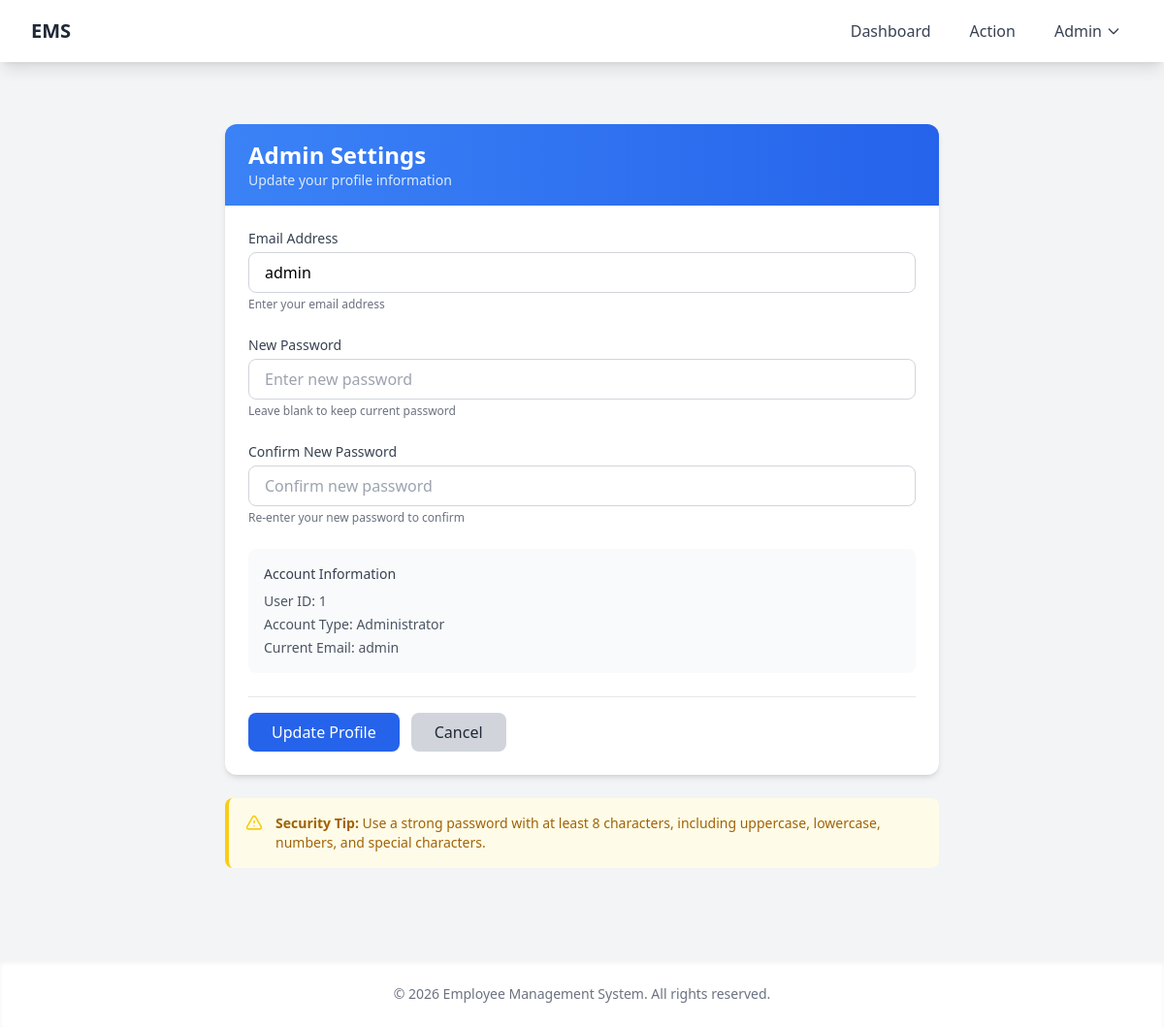
The page /setting on the database as committed earlier.
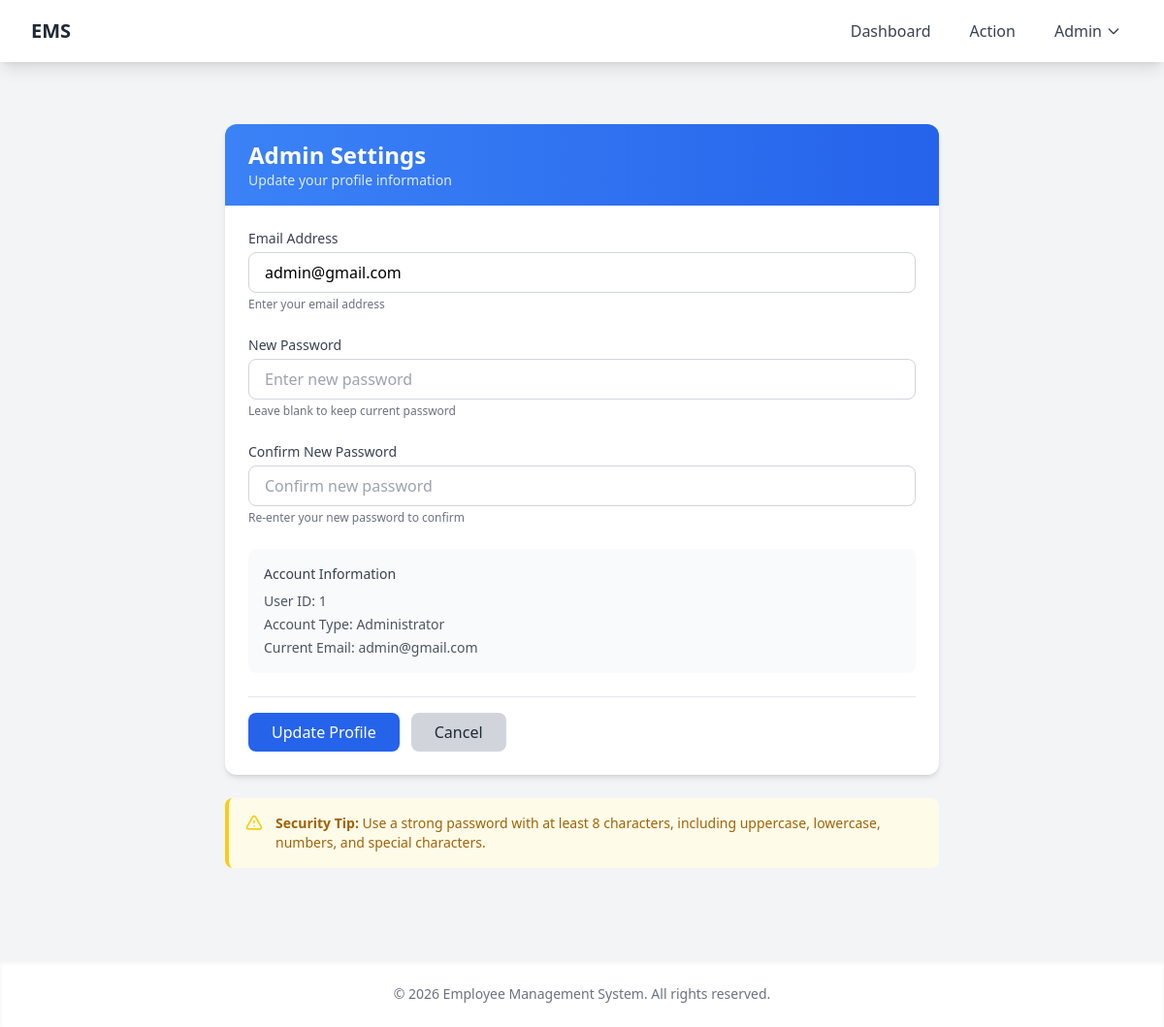
The same page on the database as committed later.
### models.py (models this page shows, shortened)
class User(UserMixin, Base):
    __tablename__ = "users"
    id = Column(Integer, primary_key=True, index=True)
    email = Column(String, index=True)
    password = Column(String, index=True)
    is_default_user = Column(Integer, index=True)

### app.py (the view, shortened to what this page needs)
@login_required
@app.route('/setting', methods=['GET', 'POST'])
def setting():
    user_info = db.query(User).filter_by(is_default_user=1).first()
    if not user_info:
        flash("User not found", "error")
        return redirect('/dashboard')
    return render_template('admin_profile.html', user_info=user_info)

### app.py (called while the page is built)
@app.context_processor
def inject_now():
    from datetime import datetime
    return {'now': datetime.now()}

### templates/admin_profile.html (shortened to what the changed rows need)
{% extends 'base.html' %}
{% block content %}
<div class="max-w-3xl mx-auto px-4 py-8">
    <div class="bg-white rounded-xl shadow-md overflow-hidden">
        <div class="bg-gradient-to-r from-blue-500 to-blue-600 px-6 py-4">
            <h1 class="text-2xl font-bold text-white">Admin Settings</h1>
        </div>
        <div class="p-6">
            <form method="POST" action="/setting" class="space-y-6">
                <div>
                    <label for="email" class="block text-sm font-medium text-gray-700 mb-1">Email Address</label>
                    <input type="email"
                           id="email"
                           name="email"
                           value="{{ user_info.email if user_info else '' }}"
                           required
                           class="w-full px-4 py-2 border border-gray-300 rounded-lg focus:outline-none focus:ring-2 focus:ring-blue-500 focus:border-transparent">
                    <p class="mt-1 text-xs text-gray-500">Enter your email address</p>
                </div>
                <div class="bg-gray-50 rounded-lg p-4">
                    <div class="space-y-1 text-sm text-gray-600">
                        <p><span class="font-medium">User ID:</span> {{ user_info.id if user_info else 'N/A' }}</p>
                        <p><span class="font-medium">Account Type:</span> Administrator</p>
                        <p><span class="font-medium">Current Email:</span> {{ user_info.email if user_info else 'N/A' }}</p>
                    </div>
                </div>
            </form>
        </div>
    </div>
</div>
{% endblock %}

Rows that differ between the two databases and show on the page:
changed User id 1: email "admin" → "admin@gmail.com"
